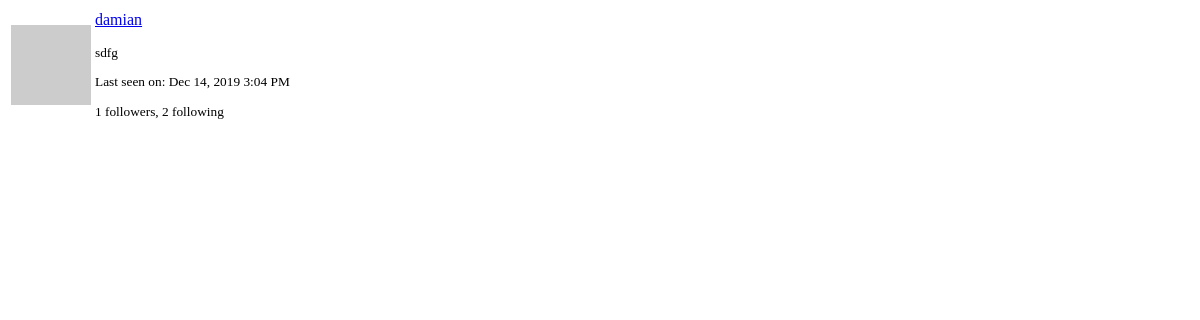
Before: /user/damian/popup (signed in) with the older database file.
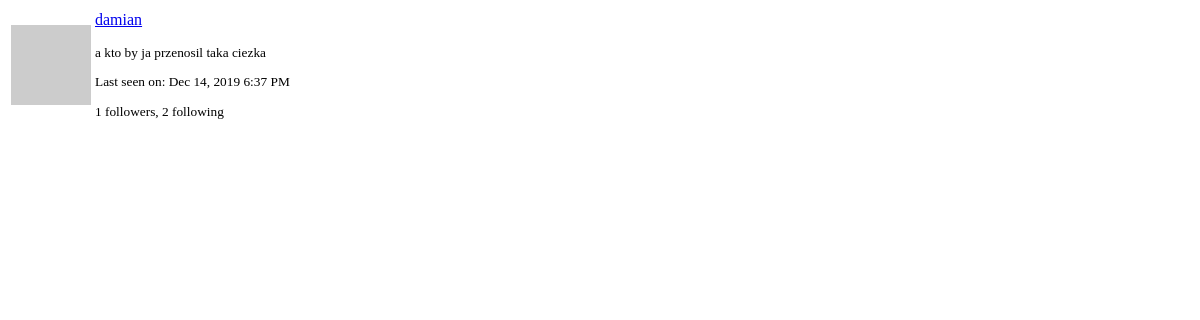
After: the same page with the newer database file.
### app/models.py (models this page shows, shortened)
class User(UserMixin, db.Model):
    id = db.Column(db.Integer, primary_key=True)
    username = db.Column(db.String(64), index=True, unique=True)
    email = db.Column(db.String(120), index=True, unique=True)
    password_hash = db.Column(db.String(128))
    posts = db.relationship('Post', backref='author', lazy='dynamic')
    about_me = db.Column(db.String(140))
    last_seen = db.Column(db.DateTime, default=datetime.utcnow)
    followed = db.relationship(
        'User', secondary=followers,
        primaryjoin=(followers.c.follower_id == id),
        secondaryjoin=(followers.c.followed_id == id),
        backref=db.backref('followers', lazy='dynamic'), lazy='dynamic')
    messages_sent = db.relationship('Message', foreign_keys='Message.sender_id',
                                    backref='author', lazy='dynamic')
    messages_received = db.relationship('Message', foreign_keys='Message.recipient_id',
                                        backref='recipient', lazy='dynamic')
    last_message_read_time = db.Column(db.DateTime)
    def avatar(self, size):
        digest = md5(self.email.lower().encode('utf-8')).hexdigest()
        return 'https://www.gravatar.com/avatar/{}?d=identicon&s={}'.format(
            digest, size)

### app/routes.py (the view)
@app.route('/user/<username>/popup')
def user_popup(username):
    user = User.query.filter_by(username=username).first_or_404()
    return render_template('user_popup.html', user=user)

### app/models.py (called while the page is built)
@login.user_loader
def load_user(id):
    return User.query.get(int(id))

### app/routes.py (called while the page is built)
@app.before_request
def before_request():
    if current_user.is_authenticated:
        current_user.last_seen = datetime.utcnow()
        db.session.commit()
    g.locale = str(get_locale())

### app/templates/user_popup.html (shortened to what this page needs)
<table class="table">
    <tr>
        <td width="64" style="border: 0px;">
            <a href="{{ url_for('user', username=user.username) }}">
                <img src="{{ user.avatar(64) }}">
            </a>
        </td>
        <td style="border: 0px;">
            <p>
                <a href="{{ url_for('user', username=user.username) }}">
                    {{ user.username }}
                </a>
            </p>
            <small>
                {% if user.about_me %}<p>{{ user.about_me }}</p>{% endif %}
                {% if user.last_seen %}
                <p>{{ _('Last seen on') }}:
                   {{ moment(user.last_seen).format('lll') }}</p>
                {% endif %}
                <p>{{ _('%(count)d followers', count=user.followers.count()) }},
                   {{ _('%(count)d following', count=user.followed.count()) }}</p>
            </small>
        </td>
    </tr>
</table>

Changed rows visible on the page:
changed User "damian": about_me "sdfg" → "a kto by ja przenosil taka ciezka"; last_seen "Dec 14, 2019 3:04 PM" → "Dec 14, 2019 6:37 PM"
